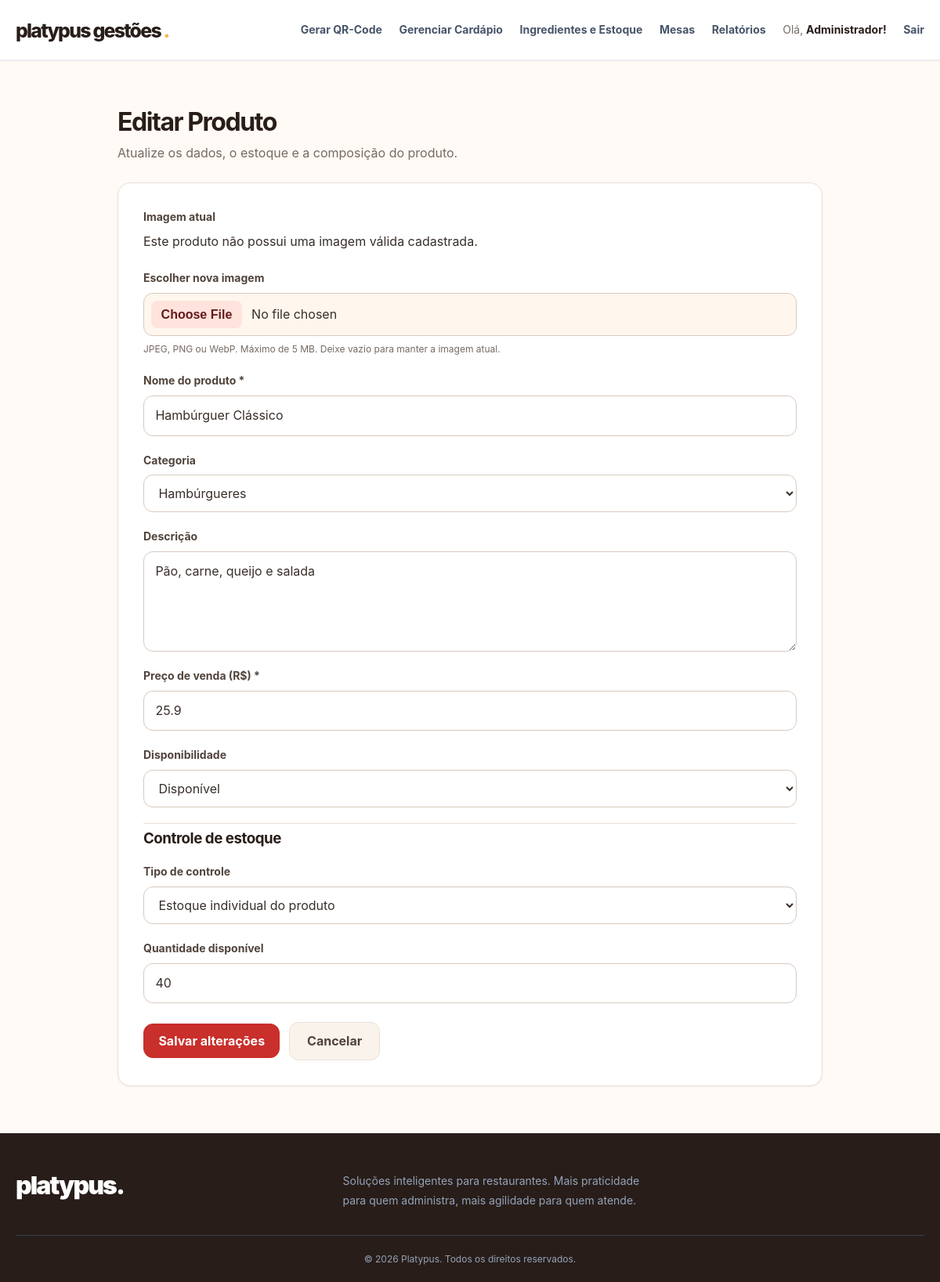
/router.php?pagina=cardapio/admin/editar&id=1 (signed in), run on the app's committed database.
### tables this page shows
CREATE TABLE IF NOT EXISTS products (
        id INT(10) UNSIGNED NOT NULL AUTO_INCREMENT,
        category_id INT(10) UNSIGNED DEFAULT NULL,
        name VARCHAR(150) NOT NULL,
        description VARCHAR(500) DEFAULT NULL,
        price DECIMAL(10,2) NOT NULL DEFAULT 0.00,
        is_available TINYINT(1) NOT NULL DEFAULT 1,
        stock_quantity INT(10) UNSIGNED DEFAULT NULL,
        image VARCHAR(255) DEFAULT NULL,
        created_at DATETIME NOT NULL DEFAULT CURRENT_TIMESTAMP,

        PRIMARY KEY (id),
        KEY fk_products_category (category_id),
        KEY idx_products_available (is_available),

        CONSTRAINT fk_products_category
            FOREIGN KEY (category_id)
            REFERENCES categories(id)
            ON DELETE SET NULL
    );

CREATE TABLE IF NOT EXISTS categories (
        id INT(10) UNSIGNED NOT NULL AUTO_INCREMENT,
        name VARCHAR(100) NOT NULL,
        description VARCHAR(255) DEFAULT NULL,
        is_active TINYINT(1) NOT NULL DEFAULT 1,

        PRIMARY KEY (id),
        UNIQUE KEY name (name)
    );

### router.php (called while the page is built, shortened)
<?php
$page = strtolower(trim((string) ($_GET['pagina'] ?? $_GET['page'] ?? 'dashboard')));
$page = str_replace('_', '-', $page);
$currentRoute = $routes[$page];
$viewPath = __DIR__ . '/' . $currentRoute['file'];
require $viewPath;

### controller/product.controller.php (called while the page is built, shortened)
<?php
function getProductSelectSql(): string
{
    return "SELECT
                p.id,
                p.category_id AS categoryId,
                p.name,
                p.description,
                p.price,
                p.is_available AS isAvailable,
                p.stock_quantity AS stockQuantity,
                CASE
                    WHEN p.stock_quantity IS NOT NULL THEN 'PRODUCT'
                    WHEN EXISTS (SELECT 1 FROM recipes r WHERE r.product_id = p.id) THEN 'INGREDIENTS'
                    ELSE 'NONE'
                END AS stockMode,
                p.image,
                p.created_at AS createdAt
            FROM products p";
}
function getProductById(int $id): ?Product
{
    $pdo = getDatabaseConnection();
    $stmt = $pdo->prepare(getProductSelectSql() . ' WHERE p.id = :id LIMIT 1');
    $stmt->execute(['id' => $id]);
    $product = $stmt->fetchObject(Product::class);
    return $product ?: null;
}

### controller/category.controller.php (called while the page is built, shortened)
<?php
function all(): array
{
    try {
        $database = getDatabaseConnection();
        $statement = $database->prepare(
            'SELECT
                id,
                name,
                description,
                is_active AS isActive
             FROM categories
             WHERE is_active = :isActive
             ORDER BY name ASC'
        );
        $statement->execute([
            ':isActive' => 1
        ]);
        return $statement->fetchAll(PDO::FETCH_CLASS, Category::class);
    } catch (Throwable $exception) {
        error_log('Category retrieval failed: ' . $exception->getMessage());
        return [];
    }
}

### view/public/admin/edit.menu.admin.php (the view, shortened to what this page needs)
<?php
require_once __DIR__ . '/../../../controller/product.controller.php';
require_once __DIR__ . '/../../../controller/category.controller.php';
$productId = filter_var($_GET['id'] ?? null, FILTER_VALIDATE_INT, [
    'options' => ['min_range' => 1]
]);
$product = getProductById((int) $productId);
$categories = all();
$currentImage = !empty($product->image)
    && basename($product->image) === $product->image
    && is_file(__DIR__ . '/../assets/images/products/' . $product->image);
?>
<!DOCTYPE html>
<html lang="pt-BR">
<head>
    <link rel="stylesheet" href="/platypus_gestoes/view/public/assets/css/style.css?v=12">
</head>
<body>
<?php require_once __DIR__ . '/../../includes/header.php'; ?>
<main>
    <div class="content-header">
        <h2>Editar Produto</h2>
        <p>Atualize os dados, o estoque e a composição do produto.</p>
    </div>
    <section class="card">
        <form action="/platypus_gestoes/router.php?pagina=cardapio/admin/editar&action=update-product"
              method="POST" enctype="multipart/form-data" accept-charset="UTF-8">
            <div class="form-group">
                <label>Imagem atual</label>
                <?php if ($currentImage): ?>
                    <img src="/platypus_gestoes/view/public/assets/images/products/<?= rawurlencode($product->image) ?>"
                         alt="<?= htmlspecialchars($product->name, ENT_QUOTES, 'UTF-8') ?>"
                         class="product-current-image">
                <?php else: ?>
                    <p>Este produto não possui uma imagem válida cadastrada.</p>
                <?php endif; ?>
                <label for="image">Escolher nova imagem</label>
                <input type="file" id="image" name="image" accept="image/jpeg,image/png,image/webp">
                <small>JPEG, PNG ou WebP. Máximo de 5 MB. Deixe vazio para manter a imagem atual.</small>
            </div>
            <div class="form-group">
                <label for="name">Nome do produto *</label>
                <input type="text" id="name" name="name" maxlength="150" required
                       value="<?= htmlspecialchars($product->name, ENT_QUOTES, 'UTF-8') ?>">
            </div>
            <div class="form-group">
                <label for="category_id">Categoria</label>
                <select id="category_id" name="category_id">
                    <?php foreach ($categories as $category): ?>
                        <?php if ($category->isActive || (int) $category->id === (int) $product->categoryId): ?>
                            <option value="<?= (int) $category->id ?>" <?= (int) $product->categoryId === (int) $category->id ? 'selected' : '' ?>>
                                <?= htmlspecialchars($category->name, ENT_QUOTES, 'UTF-8') ?>
                            </option>
                        <?php endif; ?>
                    <?php endforeach; ?>
                </select>
            </div>
            <div class="form-group">
                <label for="description">Descrição</label>
                <textarea id="description" name="description" maxlength="500" rows="4"><?= htmlspecialchars($product->description ?? '', ENT_QUOTES, 'UTF-8') ?></textarea>
            </div>
            <div class="form-group">
                <label for="price">Preço de venda (R$) *</label>
                <input type="number" id="price" name="price" min="0.01" max="99999999.99" step="0.01" required
                       value="<?= htmlspecialchars((string) $product->price, ENT_QUOTES, 'UTF-8') ?>">
            </div>
            <div class="form-group">
                <label for="is_available">Disponibilidade</label>
                <select id="is_available" name="is_available" required>
                    <option value="1" <?= $product->isAvailable ? 'selected' : '' ?>>Disponível</option>
                </select>
            </div>
            <hr>
            <h3>Controle de estoque</h3>
            <div class="form-group">
                <label for="stock_mode">Tipo de controle</label>
                <select id="stock_mode" name="stock_mode" required>
                    <option value="PRODUCT" <?= $product->stockMode === 'PRODUCT' ? 'selected' : '' ?>>Estoque individual do produto</option>
                </select>
            </div>
            <div class="form-group" id="product-stock-field" hidden>
                <label for="stock_quantity">Quantidade disponível</label>
                <input type="number" id="stock_quantity" name="stock_quantity" min="0" max="2147483647" step="1"
                       value="<?= $product->stockQuantity === null ? '0' : (int) $product->stockQuantity ?>">
            </div>
            <div class="form-actions form-actions-spaced">
                <button type="submit" class="btn">Salvar alterações</button>
                <a href="/platypus_gestoes/router.php?pagina=cardapio/admin" class="btn btn-secondary">Cancelar</a>
            </div>
        </form>
    </section>
</main>
<?php require_once __DIR__ . '/../../includes/footer.php'; ?>
</body>
</html>

### data on the page
products: name "Hambúrguer Clássico", category_id "Hambúrgueres", description "Pão, carne, queijo e salada", price "25.9", is_available "Disponível", stock_quantity "40"

### other printed values
$link['label'] "Gerar QR-Code"
$link['label'] "Gerenciar Cardápio"
$link['label'] "Ingredientes e Estoque"
$link['label'] "Mesas"
$link['label'] "Relatórios"
$userName "Administrador"
